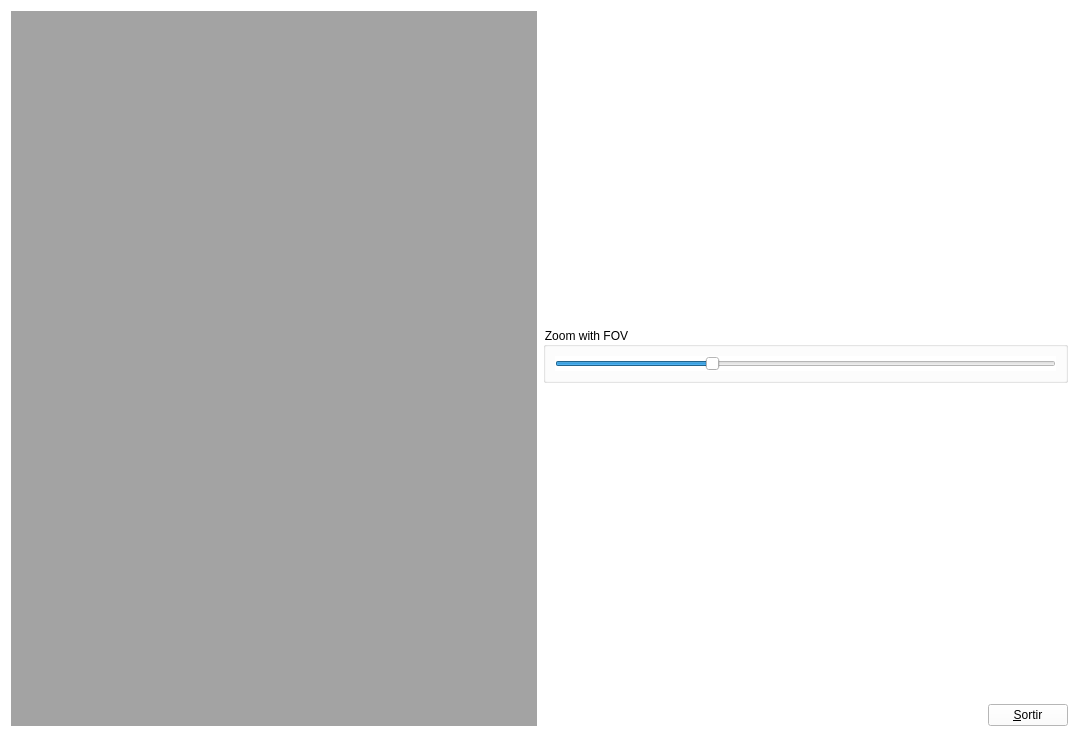
<?xml version="1.0" encoding="UTF-8"?>
<ui version="4.0">
 <class>MyForm</class>
 <widget class="QWidget" name="MyForm">
  <property name="geometry">
   <rect>
    <x>0</x>
    <y>0</y>
    <width>1079</width>
    <height>737</height>
   </rect>
  </property>
  <property name="windowTitle">
   <string>Form</string>
  </property>
  <property name="styleSheet">
   <string notr="true">background-color: #ffffff;</string>
  </property>
  <layout class="QHBoxLayout" name="horizontalLayout_3">
   <item>
    <widget class="MyGLWidget" name="widget" native="true">
     <property name="sizePolicy">
      <sizepolicy hsizetype="Expanding" vsizetype="Expanding">
       <horstretch>0</horstretch>
       <verstretch>0</verstretch>
      </sizepolicy>
     </property>
     <property name="styleSheet">
      <string notr="true">background-color: rgb(163, 163, 163);</string>
     </property>
    </widget>
   </item>
   <item>
    <layout class="QVBoxLayout" name="verticalLayout">
     <item>
      <spacer name="verticalSpacer">
       <property name="orientation">
        <enum>Qt::Vertical</enum>
       </property>
       <property name="sizeHint" stdset="0">
        <size>
         <width>20</width>
         <height>40</height>
        </size>
       </property>
      </spacer>
     </item>
     <item>
      <widget class="QGroupBox" name="groupBox">
       <property name="title">
        <string>Zoom with FOV</string>
       </property>
       <layout class="QHBoxLayout" name="horizontalLayout">
        <item>
         <widget class="QSlider" name="horizontalSlider">
          <property name="minimum">
           <number>11</number>
          </property>
          <property name="maximum">
           <number>170</number>
          </property>
          <property name="value">
           <number>60</number>
          </property>
          <property name="orientation">
           <enum>Qt::Horizontal</enum>
          </property>
         </widget>
        </item>
       </layout>
      </widget>
     </item>
     <item>
      <spacer name="verticalSpacer_2">
       <property name="orientation">
        <enum>Qt::Vertical</enum>
       </property>
       <property name="sizeHint" stdset="0">
        <size>
         <width>20</width>
         <height>40</height>
        </size>
       </property>
      </spacer>
     </item>
     <item>
      <layout class="QHBoxLayout" name="horizontalLayout_2">
       <item>
        <spacer name="horizontalSpacer">
         <property name="orientation">
          <enum>Qt::Horizontal</enum>
         </property>
         <property name="sizeHint" stdset="0">
          <size>
           <width>40</width>
           <height>20</height>
          </size>
         </property>
        </spacer>
       </item>
       <item>
        <widget class="QPushButton" name="pushButton">
         <property name="sizePolicy">
          <sizepolicy hsizetype="Fixed" vsizetype="Fixed">
           <horstretch>0</horstretch>
           <verstretch>0</verstretch>
          </sizepolicy>
         </property>
         <property name="text">
          <string>&amp;Sortir</string>
         </property>
        </widget>
       </item>
      </layout>
     </item>
    </layout>
   </item>
  </layout>
 </widget>
 <customwidgets>
  <customwidget>
   <class>MyGLWidget</class>
   <extends>QWidget</extends>
   <header>MyGLWidget.h</header>
   <container>1</container>
   <slots>
    <signal>signalChangeFOV(int)</signal>
    <slot>changeFOV(int)</slot>
   </slots>
  </customwidget>
 </customwidgets>
 <resources/>
 <connections>
  <connection>
   <sender>pushButton</sender>
   <signal>clicked()</signal>
   <receiver>MyForm</receiver>
   <slot>close()</slot>
   <hints>
    <hint type="sourcelabel">
     <x>1059</x>
     <y>713</y>
    </hint>
    <hint type="destinationlabel">
     <x>839</x>
     <y>529</y>
    </hint>
   </hints>
  </connection>
  <connection>
   <sender>horizontalSlider</sender>
   <signal>valueChanged(int)</signal>
   <receiver>widget</receiver>
   <slot>changeFOV(int)</slot>
   <hints>
    <hint type="sourcelabel">
     <x>852</x>
     <y>96</y>
    </hint>
    <hint type="destinationlabel">
     <x>668</x>
     <y>89</y>
    </hint>
   </hints>
  </connection>
  <connection>
   <sender>widget</sender>
   <signal>signalChangeFOV(int)</signal>
   <receiver>horizontalSlider</receiver>
   <slot>setValue(int)</slot>
   <hints>
    <hint type="sourcelabel">
     <x>770</x>
     <y>104</y>
    </hint>
    <hint type="destinationlabel">
     <x>942</x>
     <y>87</y>
    </hint>
   </hints>
  </connection>
 </connections>
</ui>
